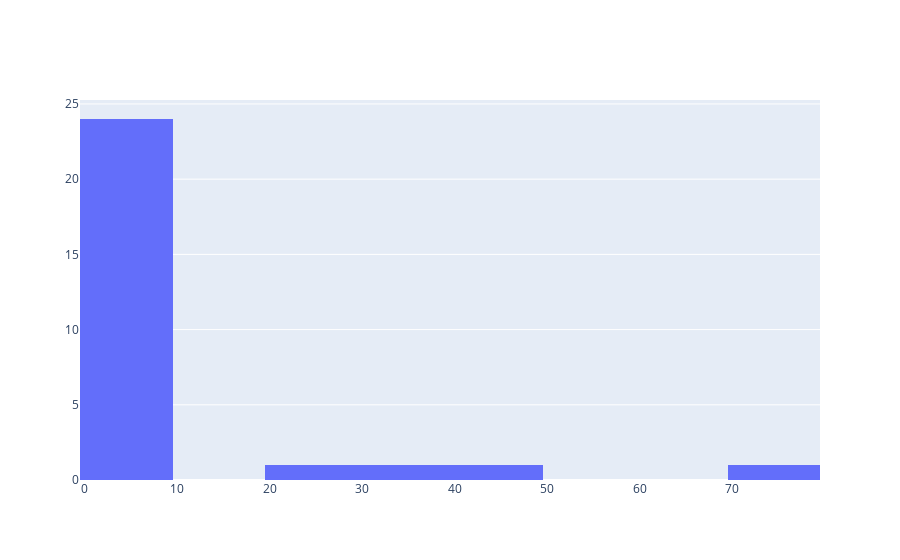

Write notebook code for a chart like this one.
### Code cell
fig = go.Figure(data = [go.Histogram(x = x)])
fig.show()

### Figure 1 — Plotly figure (JSON) as saved in the notebook; plotly's stock layout.template omitted (floating-point values rounded to 4 significant figures)
{"data": [{"type": "histogram", "x": [1, 2, 3, 3, 4, 4, 5, 5, 6, 6, 7, 78, 9, 9, 0, 8, 9, 8, 7, 6, 5, 1, 2, 2, 23, 34, 45, 5]}], "layout": {"autosize": true, "xaxis": {"autorange": true, "range": [-0.5, 79.5], "type": "linear"}, "yaxis": {"autorange": true, "range": [0, 25.26]}}}
